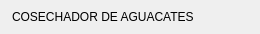
          <widget class="QFrame" name="BARRA_TITULO">
            <property name="minimumSize">
              <size>
                <width>0</width>
                <height>34</height>
              </size>
            </property>
            <property name="maximumSize">
              <size>
                <width>16777215</width>
                <height>34</height>
              </size>
            </property>
            <layout class="QHBoxLayout" name="lay_titulo">
              <property name="leftMargin">
                <number>12</number>
              </property>
              <property name="topMargin">
                <number>0</number>
              </property>
              <property name="rightMargin">
                <number>12</number>
              </property>
              <property name="bottomMargin">
                <number>0</number>
              </property>
              <property name="spacing">
                <number>16</number>
              </property>
              <item>
                <widget class="QLabel" name="TITULO_APP">
                  <property name="text">
                    <string>COSECHADOR DE AGUACATES</string>
                  </property>
                </widget>
              </item>
              <item>
                <spacer name="resorte_titulo">
                  <property name="orientation">
                    <enum>Qt::Horizontal</enum>
                  </property>
                  <property name="sizeHint">
                    <size>
                      <width>8</width>
                      <height>8</height>
                    </size>
                  </property>
                </spacer>
              </item>
              <item>
                <widget class="QLabel" name="ESTADO_ROBOT">
                  <property name="text">
                    <string></string>
                  </property>
                  <property name="toolTip">
                    <string>Robot cargado (archivo YAML)</string>
                  </property>
                  <property name="rol" stdset="0">
                    <string>estado</string>
                  </property>
                </widget>
              </item>
              <item>
                <widget class="QLabel" name="ESTADO_CONEXION">
                  <property name="text">
                    <string></string>
                  </property>
                  <property name="toolTip">
                    <string>Placa a la que se envían los ángulos</string>
                  </property>
                  <property name="rol" stdset="0">
                    <string>estado</string>
                  </property>
                </widget>
              </item>
            </layout>
          </widget>
